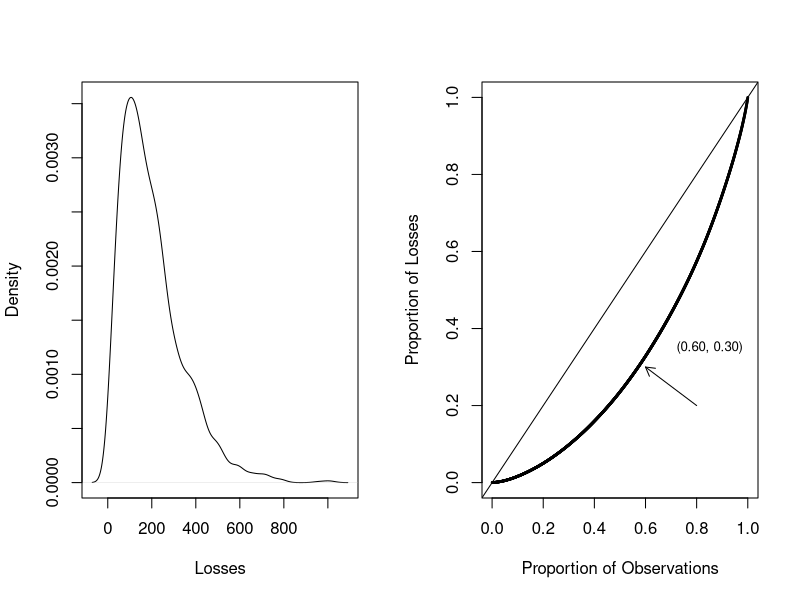
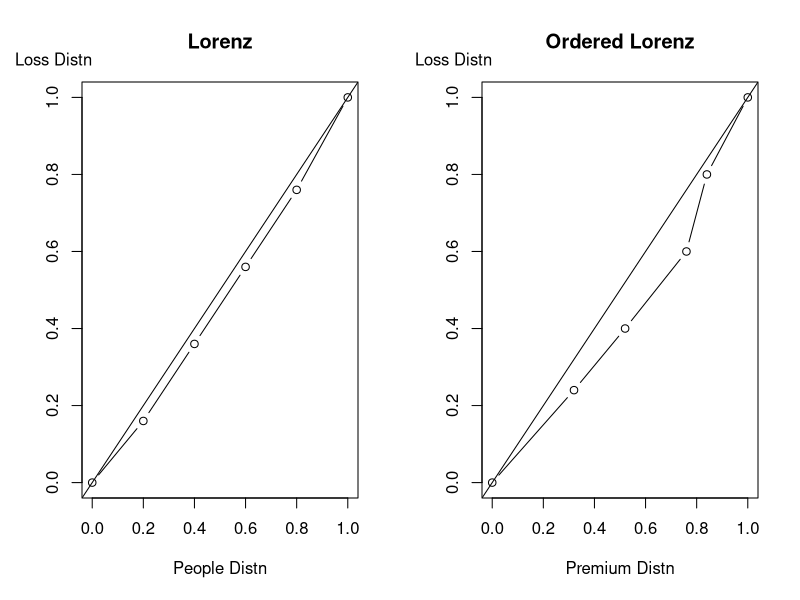
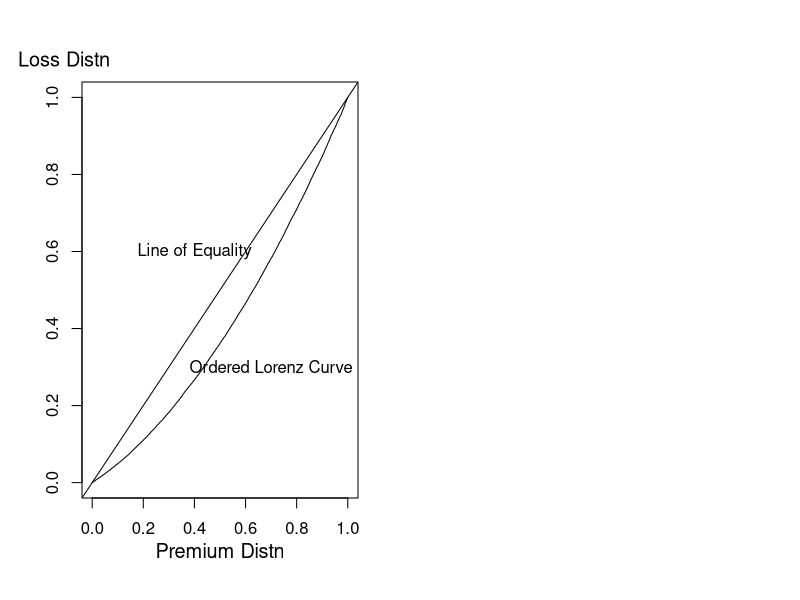

These charts were generated, in order, by the following R code:
## ---- chunk 1
# Lorenz Curve
##time1<-Sys.time()
set.seed(2017) #set seed to reproduce work 
nTot<-2000  #number of simulations
alpha<-2
theta<-100
Losses<-rgamma(nTot,alpha,scale = theta)  
y <- Losses[order(Losses)]
DFLosses = cumsum(y)/sum(y)
DFLine <- (1:nTot)/nTot
Gini = 2*(sum(rank(y)*y)/sum(y) - (nTot+1)/2)/nTot

## ---- chunk 2
par(mfrow=c(1,2))
plot(density(Losses), main="", xlab="Losses")
plot(DFLine,DFLosses, cex=0.25, xlab="Proportion of Observations", ylab="Proportion of Losses")
abline(0,1)
arrows(0.8, 0.2, 0.6, 0.3,length=0.1, angle = 30)
text(.85, .35, "(0.60, 0.30)", cex=.8)

## ---- chunk 3
# EXAMPLE
x = c(4,2,6,5,8)
y = c(5,5,5,4,6)
R = c(5,4,3,2,1)/3
n1 = length(x)
XYmat = data.frame(cbind(x,y,R))
XYmatYOrder = XYmat[order(y),]  #  Sort by y's
origorder = (1:n1)
DFy1 = c(0,cumsum(XYmatYOrder$y)/sum(y))
DFx1 = c(0,origorder/n1) 
XYmatROrder = XYmat[order(R),]  #  Sort by relativities R's
DFy4 = c(0,cumsum(XYmatROrder$y)/sum(y))
DFx4 = c(0,cumsum(XYmatROrder$x)/sum(x))

#  FIGURE 3
par(mfrow=c(1, 2))
#  Lorenz Curve
plot(DFx1,DFy1,xlim=c(0,1),ylim=c(0,1), type="b",
xlab="People Distn",ylab="", main="Lorenz");abline(0,1)
mtext("Loss Distn", side=2, line=-0.5, at=1.1,   las=1, cex=1.0)
#  Ordered Lorenz Curve
plot(DFx4,DFy4,xlim=c(0,1),ylim=c(0,1), type="b",
xlab="Premium Distn",ylab="", main="Ordered Lorenz");abline(0,1)
mtext("Loss Distn", side=2, line=-0.5, at=1.1,   las=1, cex=1.0)
## ---- chunk 4
set.seed(2017)
NInsamp  = 500
NOutsamp = 200
Nstate   = 25
InClaims   <- matrix(0,NInsamp,Nstate)
OutClaims  <- matrix(0,NOutsamp,Nstate)
PredClaims <- matrix(0,NOutsamp,Nstate)
 for (iState in  1:Nstate) { 
InClaims[,iState]   <- rgamma(NInsamp, shape = 5, scale = 18+iState*2)
PredClaims[,iState] <- rep(mean(InClaims[,iState]),NOutsamp)
OutClaims[,iState]  <- rgamma(NOutsamp, shape = 5, scale = 18+iState*2)
 }
#C;PredClaims;OutClaims
Predvec  <- as.vector(PredClaims)
Flatpred <- Predvec*0+1
Outy     <- as.vector(OutClaims)
## ---- chunk 5
GiniCalc <- function(Claims,PIx,Sx){
   y   <- Claims/mean(Claims)
   PIx <- PIx/mean(PIx)
   Sx  <- Sx/mean(Sx)
   Rx  <- Sx/PIx       #Relativity
   n   <- length(PIx)
   origorder <- (1:n)
   PSRmat <- data.frame(cbind(PIx,Sx,Rx,y,origorder))
   PSRmatOrder <- PSRmat[order(Rx),]  #  Sort by relativity
#  PREMIUM, LOSS DFs
   DFPrem <- cumsum(PSRmatOrder$PIx)/n
   DFLoss <- cumsum(PSRmatOrder$y)/n
#  GINI CALC
   DFPremdiff <- DFPrem[2:n]-DFPrem[1:(n-1)]
   DFPremavg  <- (DFPrem[2:n]+DFPrem[1:(n-1)])/2
   DFLossavg  <- (DFLoss[2:n]+DFLoss[1:(n-1)])/2
   (Gini <- 2*crossprod(DFPremdiff,DFPremavg-DFLossavg)) 
#  STANDARD ERROR CALC
   h1 <- 0.5* (PSRmatOrder$PIx*DFLoss + PSRmatOrder$y*(1-DFPrem) ) #  PROJECTION CALC
   h1bar   <- mean(h1) 
   sigmah  <- var(h1)
   sigmahy <- cov(h1,PSRmatOrder$y)
   sigmahpi <- cov(h1,PSRmatOrder$PIx)
   sigmay  <- var(y)
   sigmapi <- var(PIx)
   sigmaypi <- cov(PSRmatOrder$y,PSRmatOrder$PIx)
   temp1= 4*sigmah + h1bar^2*sigmay + h1bar^2*sigmapi -
           4*h1bar*sigmahy - 4*h1bar*sigmahpi +
           2*h1bar^2*sigmaypi
   sigmaGini  <- 4*temp1
   stderrGini <- sqrt(sigmaGini/n) 
   check <- var(PIx-Sx)
   Gini  <- Gini*(check != 0)
   stderrGini <- stderrGini*(check != 0)
   Retmat <- data.frame(cbind(DFPrem,DFLoss)) 
   RetmatGini<-list(Retmat,Gini,stderrGini)
     return(RetmatGini)
}
temp=GiniCalc(Claims=Outy,PIx=Flatpred,Sx=Predvec)
Results=temp[[1]]
Gini <- temp[[2]];#Gini
stderrorGini <- temp[[3]];#Standard Error

## ---- chunk 6
plot(Results[,1],Results[,2], xlab="", ylab="",type="l",cex = 0.3)
abline(0,1)
mtext("Loss Distn", side=2, line=-1.4, at=1.1,   las=1, cex=1.2)
mtext("Premium Distn", side=1, line=2.2, at=0.5,   las=1, cex=1.2)
text(0.4, 0.6, "Line of Equality", cex=1)
text(0.7, 0.3, "Ordered Lorenz Curve", cex=1)
